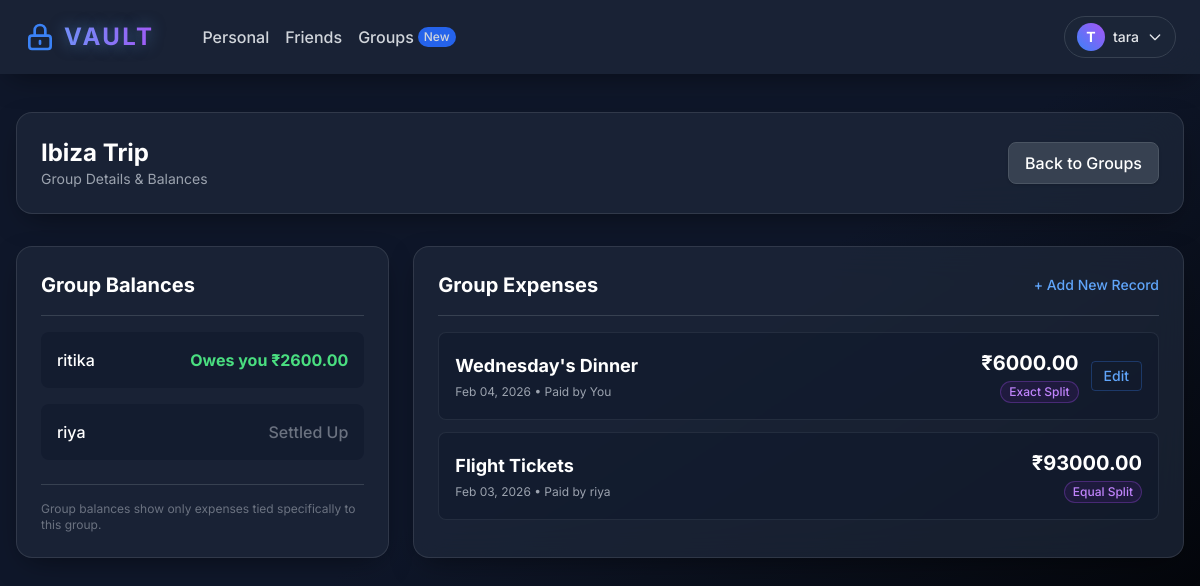
Screenshot of /groups/2/ (signed in) with the database file from the repository.
### Vault/models.py (models this page shows, shortened)
class ExpenseGroup(models.Model):
    name = models.CharField(max_length=150)
    members = models.ManyToManyField(User, related_name='expense_groups')
    created_by = models.ForeignKey(User, related_name='created_groups', on_delete=models.CASCADE)
    created_at = models.DateTimeField(auto_now_add=True)

class Expense(models.Model):
    EXPENSE_TYPES = (
        ('One-Time', 'One-Time Payment'),
        ('Subscription', 'Recurring Subscription'),
        ('Bill', 'Monthly Bill'),
    )
    STATUS_CHOICES = (
        ('Paid', 'Paid'),
        ('Pending', 'Pending'),
    )
    CATEGORY_CHOICES = (
        ('Housing', 'Housing'),
        ('Utilities', 'Utilities'),
        ('Grocery', 'Grocery'),
        ('Food', 'Food'),
        ('Transportation', 'Transportation'),
        ('Healthcare', 'Healthcare'),
        ('Entertainment', 'Entertainment'),
        ('Credit Card', 'Credit Card'),
        ('Other', 'Other'),
    )
    PAYMENT_METHODS = (
        ('Credit Card', 'Credit Card'),
        ('Debit Card', 'Debit Card'),
        ('Cash', 'Cash'),
        ('None', 'Not Applicable / Pending'),
    )
    user = models.ForeignKey(User, on_delete=models.CASCADE)
    title = models.CharField(max_length=150, help_text="Recipient or Service Name")
    amount = models.DecimalField(max_digits=10, decimal_places=2)
    due_date = models.DateField()
    category = models.CharField(max_length=50, choices=CATEGORY_CHOICES, default='Other')
    expense_type = models.CharField(max_length=20, choices=EXPENSE_TYPES, default='One-Time')
    status = models.CharField(max_length=20, choices=STATUS_CHOICES, default='Pending')
    payment_method = models.CharField(max_length=20, choices=PAYMENT_METHODS, default='None')
    is_autopay = models.BooleanField(default=False)
    is_cc_bill = models.BooleanField(default=False)
    is_shared = models.BooleanField(default=False)
    paid_by = models.ForeignKey(User, related_name='expenses_paid', null=True, blank=True, on_delete=models.SET_NULL)
    group = models.ForeignKey('ExpenseGroup', related_name='expenses', null=True, blank=True, on_delete=models.SET_NULL)
    notes = models.TextField(blank=True, null=True, help_text="Any additional comments or notes")
    SPLIT_TYPES = (
        ('Equal', 'Equal Split'),
        ('Percentage', 'Percentage (%)'),
        ('Exact', 'Exact Amounts'),
    )
    split_type = models.CharField(max_length=20, choices=SPLIT_TYPES, default='Equal')
    year = models.IntegerField(default=2026)
    month = models.IntegerField(default=1)
    week = models.IntegerField(default=1)

### Vault/views.py (the view)
# urls.py: path('groups/<int:pk>/', views.group_detail, name='group_detail'),
@login_required
def group_detail(request, pk):
    if request.user.is_superuser: return redirect('admin_users')
    group = get_object_or_404(ExpenseGroup, pk=pk, members=request.user)
    expenses = group.expenses.all().order_by('-due_date')
    members = group.members.all()
    balances = []
    for f in members:
        if f == request.user: continue
        owed_to_me = sum(s.amount for s in SplitTransaction.objects.filter(creditor=request.user, debtor=f, expense__group=group, is_settled=False))
        i_owe = sum(s.amount for s in SplitTransaction.objects.filter(creditor=f, debtor=request.user, expense__group=group, is_settled=False))
        net_balance = owed_to_me - i_owe
        balances.append({'friend': f, 'balance': net_balance, 'abs_balance': abs(net_balance)})
    return render(request, 'Vault/group_detail.html', {'group': group, 'expenses': expenses, 'balances': balances})

### Vault/templates/Vault/group_detail.html (shortened to what this page needs)
{% extends 'Vault/base.html' %}
{% block content %}
<div class="glass-panel p-6 mb-8 flex justify-between items-center">
    <div>
        <h1 class="text-2xl font-bold text-white">{{ group.name }}</h1>
        <p class="text-gray-400 text-sm">Group Details & Balances</p>
    </div>
    <a href="{% url 'groups_dashboard' %}" class="bg-gray-700 hover:bg-gray-600 border border-gray-600 text-white font-medium py-2 px-4 rounded-lg shadow transition">
        Back to Groups
    </a>
</div>
<div class="grid grid-cols-1 lg:grid-cols-3 gap-6">
    <div class="col-span-1 glass-panel p-6">
        <h3 class="text-xl font-bold text-white border-b border-gray-700 pb-4 mb-4">Group Balances</h3>
        <ul class="space-y-4">
            {% for b in balances %}
            <li class="flex justify-between items-center bg-vault-900/50 p-4 rounded-lg">
                <span class="font-medium text-white">{{ b.friend.username }}</span>
                {% if b.balance > 0 %}
                    <span class="text-green-400 font-bold flex items-center gap-1">Owes you ₹{{ b.balance|floatformat:2 }}</span>
                {% elif b.balance < 0 %}
                    <span class="text-red-400 font-bold flex items-center gap-1">You owe ₹{{ b.abs_balance|floatformat:2 }}</span>
                {% else %}
                    <span class="text-gray-500 font-medium">Settled Up</span>
                {% endif %}
            </li>
            {% empty %}
                <p class="text-gray-400 text-sm">No balances recorded yet.</p>
            {% endfor %}
        </ul>
        <div class="mt-6 pt-4 border-t border-gray-700">
            <p class="text-xs text-gray-500">Group balances show only expenses tied specifically to this group.</p>
        </div>
    </div>
    <div class="col-span-2 glass-panel p-6">
        <div class="flex justify-between items-center border-b border-gray-700 pb-4 mb-4">
            <h3 class="text-xl font-bold text-white">Group Expenses</h3>
            <a href="{% url 'add_expense' %}?group={{ group.pk }}" class="text-blue-400 hover:text-blue-300 text-sm font-medium">+ Add New Record</a>
        </div>
        <div class="space-y-3">
            {% for expense in expenses %}
            <div class="bg-vault-900/50 p-4 rounded-lg flex justify-between items-center border border-gray-700/50 hover:border-gray-600 transition">
                <div class="flex-1">
                    <h4 class="font-bold text-white text-lg">{{ expense.title }}</h4>
                    <p class="text-xs text-gray-400 mt-1">{{ expense.due_date|date:"M d, Y" }} &bull; Paid by {% if expense.paid_by == request.user %}You{% else %}{{ expense.paid_by.username }}{% endif %}</p>
                </div>
                <div class="flex items-center gap-3">
                    <div class="text-right">
                        <p class="font-bold text-xl text-white">₹{{ expense.amount }}</p>
                        {% if expense.is_shared %}
                            <span class="text-xs text-purple-400 font-medium border border-purple-500/30 bg-purple-900/20 px-2 py-0.5 rounded-full mt-1 inline-block">{{ expense.split_type }} Split</span>
                        {% endif %}
                    </div>
                    {% if expense.user == request.user %}
                    <a href="{% url 'edit_expense' expense.pk %}" class="text-blue-400 hover:text-blue-300 text-sm font-medium px-3 py-1 border border-blue-500/30 rounded hover:bg-blue-500/10 transition">
                        Edit
                    </a>
                    {% endif %}
                </div>
            </div>
            {% empty %}
                <p class="text-gray-400 text-sm text-center py-4">No expenses strictly tied to this group yet.</p>
            {% endfor %}
        </div>
    </div>
</div>
{% endblock %}

### Vault/templates/Vault/base.html (shortened to what this page needs)
<!DOCTYPE html>
<html lang="en" class="dark">
<head>
    <script src="https://cdn.tailwindcss.com"></script>
</head>
<body class="antialiased min-h-screen flex flex-col pt-20 bg-gradient-to-br from-vault-900 via-vault-900 to-black">
    <nav class="fixed top-0 w-full z-50 glass-panel border-b-0 rounded-none border-x-0 border-t-0 px-6 py-4 flex justify-between items-center" x-data="{ userMenu: false }">
        <div class="flex items-center gap-6">
            <a href="{% url 'dashboard' %}" class="text-2xl font-bold tracking-widest text-transparent bg-clip-text bg-gradient-to-r from-blue-400 to-purple-500 glow-text flex items-center gap-2">
                <svg class="w-8 h-8 text-blue-500" fill="none" stroke="currentColor" viewBox="0 0 24 24"><path stroke-linecap="round" stroke-linejoin="round" stroke-width="2" d="M12 15v2m-6 4h12a2 2 0 002-2v-6a2 2 0 00-2-2H6a2 2 0 00-2 2v6a2 2 0 002 2zm10-10V7a4 4 0 00-8 0v4h8z"></path></svg>
            </a>
            {% if user.is_authenticated %}
                <div class="hidden md:flex gap-4 ml-6">
                    <a href="{% url 'dashboard' %}" class="text-gray-300 hover:text-white transition font-medium">Personal</a>
                    <a href="{% url 'friends_dashboard' %}" class="text-gray-300 hover:text-white transition font-medium">Friends</a>
                    <a href="{% url 'groups_dashboard' %}" class="text-gray-300 hover:text-white transition font-medium flex items-center gap-1">Groups <span class="bg-blue-600 text-xs px-1.5 py-0.5 rounded-full">New</span></a>
                </div>
            {% endif %}
        </div>
        <div class="flex items-center gap-4">
            {% if user.is_authenticated %}
                <div class="relative">
                    <button @click="userMenu = !userMenu" @click.away="userMenu = false" class="flex items-center gap-2 text-sm font-medium text-gray-200 hover:text-white transition bg-vault-800/50 px-3 py-1.5 rounded-full border border-gray-700 hover:border-gray-500">
                        <div class="w-7 h-7 rounded-full bg-gradient-to-tr from-blue-500 to-purple-500 flex items-center justify-center text-white font-bold">{{ user.username.0|upper }}</div>
                        <span class="hidden sm:block">{{ user.username }}</span>
                        <svg class="w-4 h-4" fill="none" stroke="currentColor" viewBox="0 0 24 24"><path stroke-linecap="round" stroke-linejoin="round" stroke-width="2" d="M19 9l-7 7-7-7"></path></svg>
                    </button>
                </div>
            {% else %}
                <a href="{% url 'login' %}" class="text-sm font-medium text-gray-300 hover:text-white transition">Sign In</a>
                <a href="{% url 'register' %}" class="text-sm font-medium bg-blue-600 hover:bg-blue-500 text-white px-4 py-2 rounded-full transition shadow-lg shadow-blue-500/30">Get Started</a>
            {% endif %}
        </div>
    </nav>
    <main class="flex-grow container mx-auto px-4 py-8 relative z-10 w-full max-w-7xl">
        {% block content %}{% endblock %}
    </main>
</body>
</html>

### Vault/templates/Vault/base.html (style rules this page uses)
body { font-family: 'Inter', sans-serif; background-color: #0f172a; color: #f8fafc; }
.glass-panel { background: rgba(30, 41, 59, 0.7); backdrop-filter: blur(16px); -webkit-backdrop-filter: blur(16px); border: 1px solid rgba(255, 255, 255, 0.1); border-radius: 1rem; box-shadow: 0 10px 30px -10px rgba(0,0,0,0.5); }
.glow-text { text-shadow: 0 0 15px rgba(96, 165, 250, 0.5); }

### rows the page displays
ExpenseGroup: name "Ibiza Trip"
Expense: title "Wednesday's Dinner", due_date "Feb 04, 2026", shows "You", amount "6000.00", split_type "Exact", shows "Edit"
Expense: title "Flight Tickets", due_date "Feb 03, 2026", paid_by.username "riya", amount "93000.00", split_type "Equal"

### other values shown
{{ user.username.0|upper }} "T"
{{ user.username }} "tara"
{{ b.friend.username }} "ritika"
{{ b.balance|floatformat:2 }} "2600.00"
{{ b.friend.username }} "riya"
